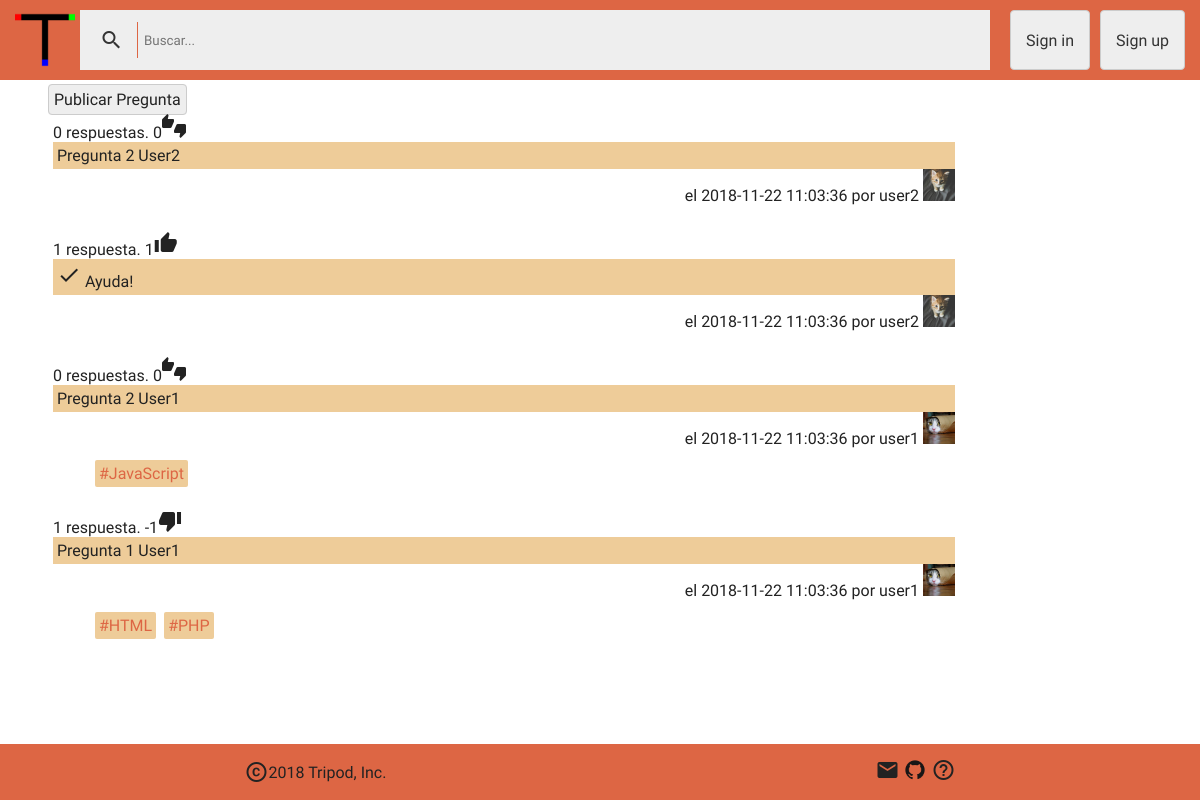
The page / on the database its author committed.
### tables this page shows
CREATE TABLE IF NOT EXISTS `pregunta` (
  `idpregunta` INT(11) NOT NULL AUTO_INCREMENT,
  `idusuario` INT(11) NOT NULL,
  `titulo` VARCHAR(100) NOT NULL,
  `texto` VARCHAR(1000) NOT NULL,
  `fecha_creacion` DATETIME DEFAULT CURRENT_TIMESTAMP,
  PRIMARY KEY (`idpregunta`),
  INDEX `fk_pregunta_usuario1` (`idusuario` ASC),
  CONSTRAINT `fk_pregunta_usuario1`
    FOREIGN KEY (`idusuario`)
    REFERENCES `usuario` (`idusuario`)
    ON DELETE NO ACTION
    ON UPDATE NO ACTION);

CREATE TABLE IF NOT EXISTS `usuario` (
  `idusuario` INT(11) NOT NULL AUTO_INCREMENT,
  `usuario` VARCHAR(12) NOT NULL,
  `email` VARCHAR(45) NOT NULL,
  `contrasenna` VARCHAR(255) NOT NULL,
  `descripcion` VARCHAR(1000) NULL DEFAULT NULL,
  `url_avatar` VARCHAR(255) NULL DEFAULT "/imagenes/avatar/default.png",
  PRIMARY KEY (`idusuario`),
  UNIQUE INDEX `usuario_UNIQUE` (`usuario` ASC),
  UNIQUE INDEX `email_UNIQUE` (`email` ASC));

CREATE TABLE IF NOT EXISTS `etiqueta` (
  `idetiqueta` INT(11) NOT NULL AUTO_INCREMENT,
  `etiqueta` VARCHAR(50) NOT NULL,
  PRIMARY KEY (`idetiqueta`),
  UNIQUE INDEX `etiqueta_UNIQUE` (`etiqueta` ASC));

### codigo/php/bbdd.php (called while the page is built, shortened)
<?php
function abrirConexion(){
  $bd = "mysql:host=localhost;dbname=reto2;charset=utf8";
  $usuario = "root";
  $contrasenna = "";
  return $conexion = new PDO($bd, $usuario, $contrasenna);
}
function realizarConsulta($query, $datos){
  $conexion = abrirConexion();
  $consulta = $conexion->prepare($query);
  $consulta->execute($datos);
  return $consulta;
}
function ultimaPregunta(){
  return abrirConexion()->query("SELECT max(idpregunta) from pregunta")->fetch()[0];
}
function cargarEtiquetas($idPregunta) {
  return realizarConsulta("SELECT etiqueta, idetiqueta from etiqueta where idetiqueta in (SELECT idetiqueta from pregunta_tiene_etiqueta where idpregunta=:id)", ["id" => $idPregunta])->fetchAll();
}
function busquedaPreguntas($where, $parametros=NULL) {
  $where = "where p.idusuario=u.idusuario and " . $where;
  $preguntas = realizarConsulta("SELECT p.idpregunta, p.titulo, p.fecha_creacion, u.idusuario, u.usuario, u.url_avatar,
  	(select count(*) from respuesta where idpregunta=p.idpregunta) as respuestas,
    (select max(resuelve) from respuesta where idpregunta=p.idpregunta) as resuelto,
    (select count(*) from voto_pregunta where idpregunta=p.idpregunta and positivo=1) - (select count(*) from voto_pregunta where idpregunta=p.idpregunta and positivo!=1) as votos
    from pregunta as p, usuario as u $where
    order by p.idpregunta desc", $parametros)->fetchAll();
    $annadirEtiquetas = function($pregunta) {
      $pregunta["etiquetas"] = cargarEtiquetas($pregunta[0]);
      return $pregunta;
    };
    return array_map($annadirEtiquetas, $preguntas);
}
function cargarIndex($pagina) {
  $ultima = ultimaPregunta();
  $rango = [
    "maxima" => $ultima-($pagina * 10) >= 0 ? $ultima-($pagina * 10) : 0,
    "minima" => ($ultima-(($pagina + 1) * 10)+1) >= 0 ? $ultima-(($pagina + 1) * 10)+1 : 0
  ];
  return busquedaPreguntas("p.idpregunta between :minima and :maxima", $rango);
}
?>

### index.php (the view, shortened to what this page needs)
<?php require "codigo/php/bbdd.php" ?>
<!DOCTYPE html>
<html lang="en">
  <head>
    <?php include "./codigo/php/estilos.php" ?>
  </head>
  <body>
    <div class="gridContenedor">
      <?php include "./partefija/header.php" ?>
      <div class="main">
        <a class="iraPublicarPregunta" href="http://localhost/pregunta/publicarPregunta.php">Publicar Pregunta</a>
        <?php
        $pagina = isset($_GET["pagina"]) ? $_GET["pagina"] : 0;
        if (isset($_GET["etiquetas"])) {
          if (isset($_GET["busqueda"])) {
            $porEtiquetas = busquedaPorEtiquetas(explode(",", $_GET["etiquetas"]));
            $porPalabras = busquedaPorTexto(explode(",", $_GET["busqueda"]));
            $datos = [];
            foreach ($porEtiquetas as $preguntaEtiquetas) {
              if (in_array($preguntaEtiquetas, $porPalabras)) {
                $datos[] = $preguntaEtiquetas;
              }
            }
          } else {
            $datos = busquedaPorEtiquetas(explode(",", $_GET["etiquetas"]));
          }
        } else if (isset($_GET["busqueda"])) {
          $datos = busquedaPorTexto(explode(",", $_GET["busqueda"]));
        } else {
          $datos = cargarIndex($pagina);
        }
        foreach ($datos as $pregunta) {
          ?>
          <div class="pregunta">
            <span class="respuestas"><?php echo ($pregunta["respuestas"] == 1) ? "1 respuesta." : $pregunta["respuestas"] . " respuestas." ?></span>
            <span class="votos">
              <?php
              echo $pregunta["votos"];
              if ($pregunta["votos"] > 0) {
                echo '<i class="material-icons thumb" id="thumbUp">thumb_up</i>';
              } else if ($pregunta["votos"] < 0) {
                echo '<i class="material-icons thumb" id="thumbDown">thumb_down</i>';
              } else {
                echo '<i class="material-icons thumb" id="thumbsUpDown">thumbs_up_down</i>';
              }
              ?>
            </span>
            <div class="info">
              <div class="titulo">
                  <?php
                  if ($pregunta["resuelto"]) {
                      echo '<i class="material-icons">check</i>';
                  }
                  ?>
                  <a href="pregunta/pregunta.php?id=<?=$pregunta["idpregunta"]?>"><?=$pregunta["titulo"]?></a>
              </div>
              <div class="autor">
                  el <span class="fecha"><?=$pregunta["fecha_creacion"]?></span>
                  <a href="/cuenta/perfil.php?id=<?=$pregunta["idusuario"]?>">
                  por <?=$pregunta["usuario"]?> <img class="avatar" src="<?=$pregunta["url_avatar"]?>"></a>
              </div>
            </div>
            <ul class="etiquetas">
              <?php
              foreach ($pregunta["etiquetas"] as $etiquetas) {
                ?>
                <li class=etiqueta><a href="/index.php?etiquetas=<?=strtolower($etiquetas["etiqueta"])?>">#<?=$etiquetas["etiqueta"]?></a></li>
                <?php
              }
              ?>
            </ul>
          </div>
          <?php
        }
          ?>
      </div>
      <div class="margen"></div>
      <?php include "./partefija/footer.php" ?>
    </div>
  </body>
</html>

### codigo/php/estilos.php (shortened to what this page needs)
<link rel="stylesheet" href="/iconos/iconos.css">
<link href="/fuentes/Roboto/roboto.css" rel="stylesheet">
<link href="/fuentes/OpenSans/OpenSans.css" rel="stylesheet">
<link rel="stylesheet" type="text/css" href="/codigo/css/style.css">
<link rel="stylesheet" type="text/css" href="/codigo/css/modalBox.css">

### partefija/header.php (shortened to what this page needs)
<header>
  <a id="logoHeader" href="/index.php"><img src="/imagenes/Logo.png"/></a>
  <form action="" method="get" id="barraBusqueda">
    <i><input type="submit" class="material-icons" value="search"/></i>
    <input type="search" id="busqueda" name="" placeholder="Buscar..."/>
  </form>
  <?php
    if (isset($_SESSION["id"])) {
      $avatar = verAvatar($_SESSION["id"]);
      ?>
      <a href="/cuenta/perfil.php?id=<?=$_SESSION["id"]?>"><img class="avatar avatarHeader" src="<?=$avatar["url_avatar"]?>"></a>
      <a href="#" id="botonLogout">Log out</a>
      <?php
    } else {
      ?>
      <a href="#" id="botonLogin">Sign in</a>
      <a href="#" id="botonSignin">Sign up</a>
      <?php
    }
   ?>
</header>

### partefija/footer.php
<footer>
  <p><i class="material-icons">copyright</i> 2018 Tripod, Inc.</p>
  <div class="contacto">
    <a id="email" href="mailto:tripod@tripod.com"><i class="material-icons">email</i></a>
    <a href="https://github.com/tripod-egibide/reto2" target="_blank"><img src="/imagenes/github.png" alt="github"></a>
    <a href="/doc/Manual%20del%20Usuario.pdf" id="ayuda" target="_blank"><i class="material-icons">help_outline</i></a>
  </div>
</footer>

### codigo/css/style.css (style rules this page uses)
* { box-sizing: border-box; font-family: 'Roboto', 'Open Sans', Arial, sans-serif; color: #222; }
body { height: 100%; margin: 0; }
html { min-height: 100%; }
.avatar { height: 32px; width: 32px; }
#barraBusqueda, #barraBusqueda input { display: flex; align-items: center; background-color: #eee; border: 1px solid #eee; color: #333; padding: 5px; margin-right: 15px; }
#barraBusqueda i { border-right: 1px solid #d64; }
#botonLogin, #botonSignin, #botonMenu, #ayudaMovil, #botonLoginMovil, #botonSigninMovil { display: flex; align-items: center; border: 1px solid #ccc; background-color: #eee; color: #333; border-radius: 4px; text-decoration: none; margin: 0 5px; padding: 0 15px; flex-shrink: 0; }
.margen { grid-area: gap; }
.main { grid-area: main; padding-left: 5%; padding-top: 10px; }
.gridContenedor { display: grid; grid-template-areas: 'header header header' 'menu menu menu' 'main main gap' 'footer footer footer'; min-height: 100vh; grid-template-rows: 80px auto 1fr auto; grid-template-columns: auto auto 20%; }
header { display: flex; justify-content: space-between; align-content: center; background-color: #d64; padding: 10px; grid-area: header; }
#logoHeader img { width: 60px; height: 60px; margin: 0 5px; }
footer { display: flex; background-color: #d64; justify-content: space-around; align-items: center; padding: 0px; grid-area: footer; flex-shrink: 0; }
footer>* { display: flex; align-items: center; justify-items: center; }
footer img { height: 32px; width: 32px; }
.thumb { cursor: pointer; }
.iraPublicarPregunta { text-decoration: none; background-color: #eee; border: 1px solid #ccc; border-radius: 4px; padding: 5px; }
.pregunta * { text-decoration: none; }
.pregunta { padding: 5px; }
.titulo { background-color: #ec9; padding: 4px; }
.etiquetas { list-style: none; }
.etiqueta { display: inline-block; }
.etiqueta a { background-color: #ec9; color: #d64; padding: 4px; margin: 2px; border-radius: 2px; }
.autor, .fecha { text-align: right; }
@media only screen and (min-width: 601px) { #botonLogin, #botonSignin { display: flex; } }
@media only screen and (min-width: 601px) { #barraBusqueda, #barraBusqueda input { width: 100%; } }

### rows shown on the page
pregunta: respuestas "0", votos "0", titulo "Pregunta 2 User2", fecha_creacion "2018-11-22 11:03:36", idusuario.usuario "user2", idusuario.url_avatar (picture)
pregunta: shows "1 respuesta.", votos "1", titulo "Ayuda!", fecha_creacion "2018-11-22 11:03:36", idusuario.usuario "user2", idusuario.url_avatar (picture)
pregunta: respuestas "0", votos "0", titulo "Pregunta 2 User1", fecha_creacion "2018-11-22 11:03:36", idusuario.usuario "user1", idusuario.url_avatar (picture)
etiqueta: etiqueta "JavaScript"
pregunta: shows "1 respuesta.", votos "-1", titulo "Pregunta 1 User1", fecha_creacion "2018-11-22 11:03:36", idusuario.usuario "user1", idusuario.url_avatar (picture)
etiqueta: etiqueta "HTML"
etiqueta: etiqueta "PHP"
